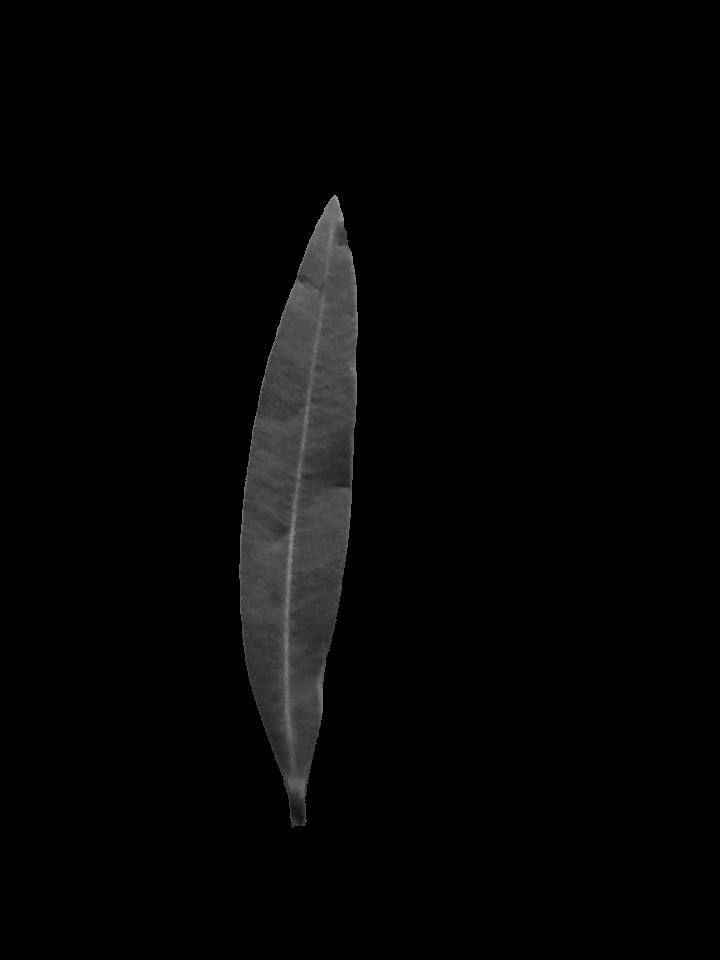
#> input picture data/script_trial/original/iPAD2_C08_EX04.JPG, 720 x 960 px, found by its file name; its folder holds only this picture in this run
$ python data_augment.py
#> lines starting #> are read from the running program, lines starting #| are printed output that depends on the picture
import os
import re
import matplotlib.pyplot as plt
from PIL import Image
from pathlib import Path
import numpy as np
import random


## Read data from UCI 2014 BW image files
path_to_original_dir = "data/script_trial/original"
path_to_generated_dir = "data/script_trial/generated"


for file_name in os.listdir(path_to_original_dir):

    full_file_path = "/".join([path_to_original_dir, file_name])
    if os.path.isfile(full_file_path) is not True:
        continue

    img_orig = Image.open(full_file_path)
#> img_orig is the input picture: PIL image 720x960 L; min 0, max 172, mean 4.9

    print(img_orig.getbands())
#| ('L',)

    x_min, y_min = [0] * 2
    x_max, y_max = img_orig.size
#> x_max = 720; y_max = 960

    xBound, yBound = img_orig.size
#> xBound = 720; yBound = 960

    for x_min in range(0, xBound):
        if len([y for y in range(0, yBound) if img_orig.getpixel((x_min, y))!=0]) != 0:
            break

    for x_max in range(xBound-1, -1, -1):
        if len([y for y in range(0, yBound) if img_orig.getpixel((x_max, y))!=0]) != 0:
            break

    for y_min in range(0, yBound):
        if len([x for x in range(0, xBound) if img_orig.getpixel((x, y_min))!=0]) != 0:
            break

    for y_max in range(yBound-1, -1, -1):
        if len([x for x in range(0, xBound) if img_orig.getpixel((x, y_max))!=0]) != 0:
            break

    print(file_name + " " + ", ".join(str(_) for _ in [x_min, x_max, y_min, y_max]))
#| iPAD2_C08_EX04.JPG 232, 359, 192, 831

    # Assert no empty images in the dataset
    assert(x_min <= x_max)
    assert(y_min <= y_max)

    x_img_len = x_max - x_min + 1
#> x_img_len = 128
    y_img_len = y_max - y_min + 1
#> y_img_len = 640

    x_reg_len = xBound - x_img_len
#> x_reg_len = 592
    y_reg_len = yBound - y_img_len
#> y_reg_len = 320

    img_content = img_orig.copy()
    img_content = img_content.crop(box=[x_min, y_min, x_max, y_max])
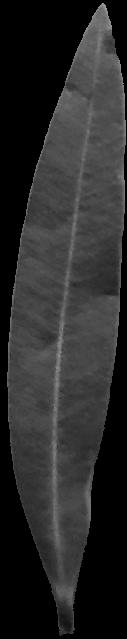
#> img_content: PIL image 127x639 L; min 0, max 172, mean 41.7

    img_content.show()

    for idx in range(0, 4):
        x_index = random.randrange(x_reg_len)
        y_index = random.randrange(y_reg_len)
        assert(x_index < x_reg_len)
        assert(y_index < y_reg_len)

        # create black new image
        img_displaced = Image.new('L', img_orig.size, color='black')

        # paste the content images
        img_displaced.paste(img_content, box=[x_index, y_index])
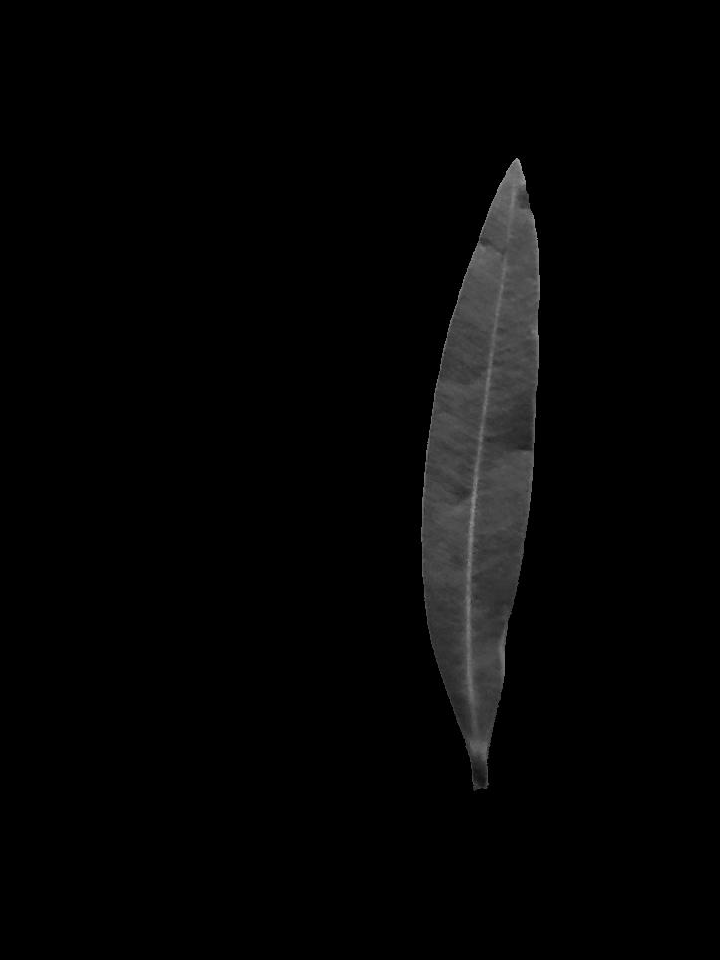
#> img_displaced: PIL image 720x960 L; min 0, max 172, mean 4.9
        #img_displaced.show()

print("finish")

$ run again, on data/script_trial/original/iPAD2_C14_EX05.JPG
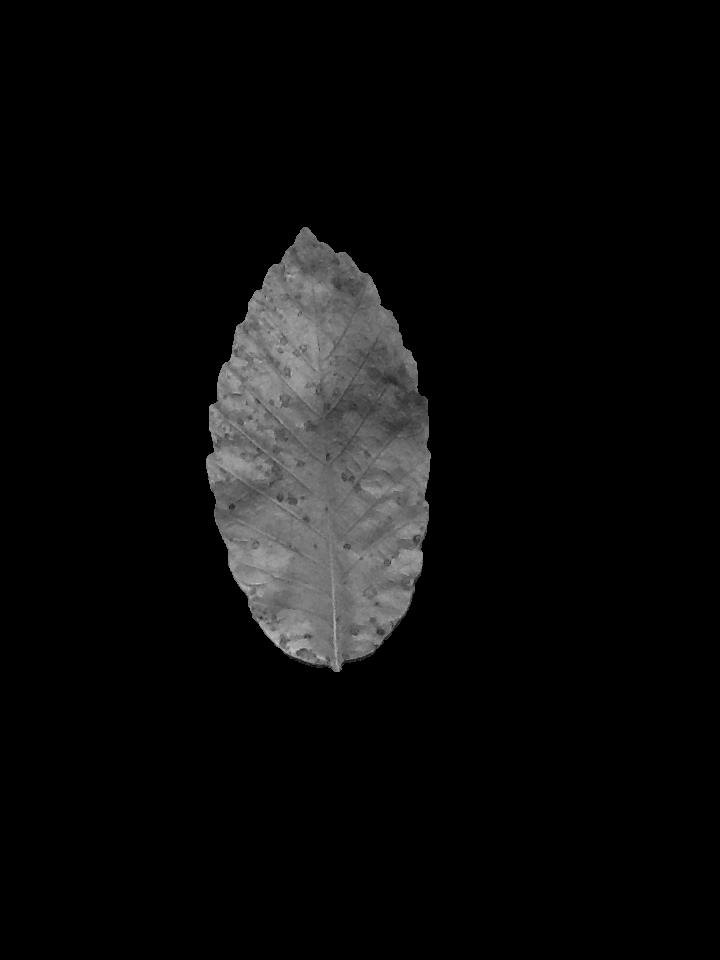
#> input picture data/script_trial/original/iPAD2_C14_EX05.JPG, 720 x 960 px, found by its file name
#> img_orig is the input picture: PIL image 720x960 L; min 0, max 204, mean 11.8
#| ('L',)
#| iPAD2_C14_EX05.JPG 200, 431, 224, 671
#> `img_content = img_content.crop(box=[x_min, y_min, x_max, y_max])`:
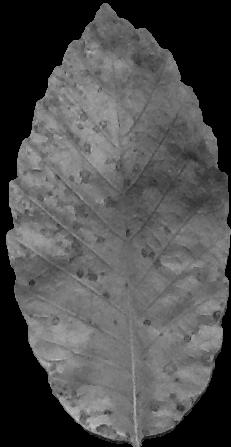
#> img_content: PIL image 231x447 L; min 0, max 204, mean 79.2
#> after the loop `for idx in range(0, 4):`:
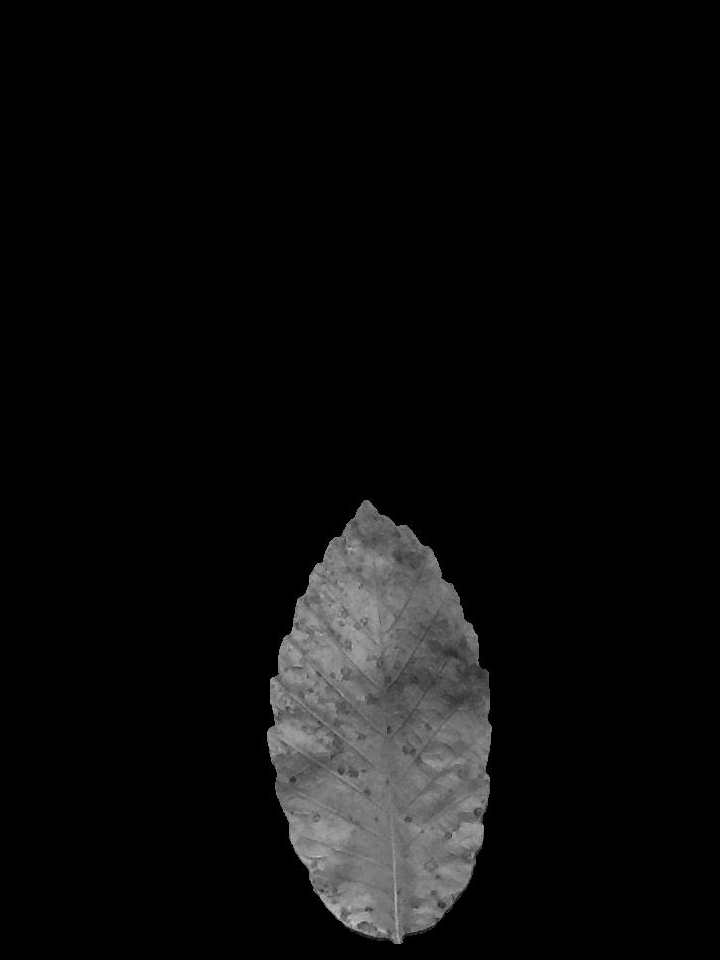
#> img_displaced: PIL image 720x960 L; min 0, max 204, mean 11.8

$ run again, on data/script_trial/original/iPAD2_C24_EX10.JPG
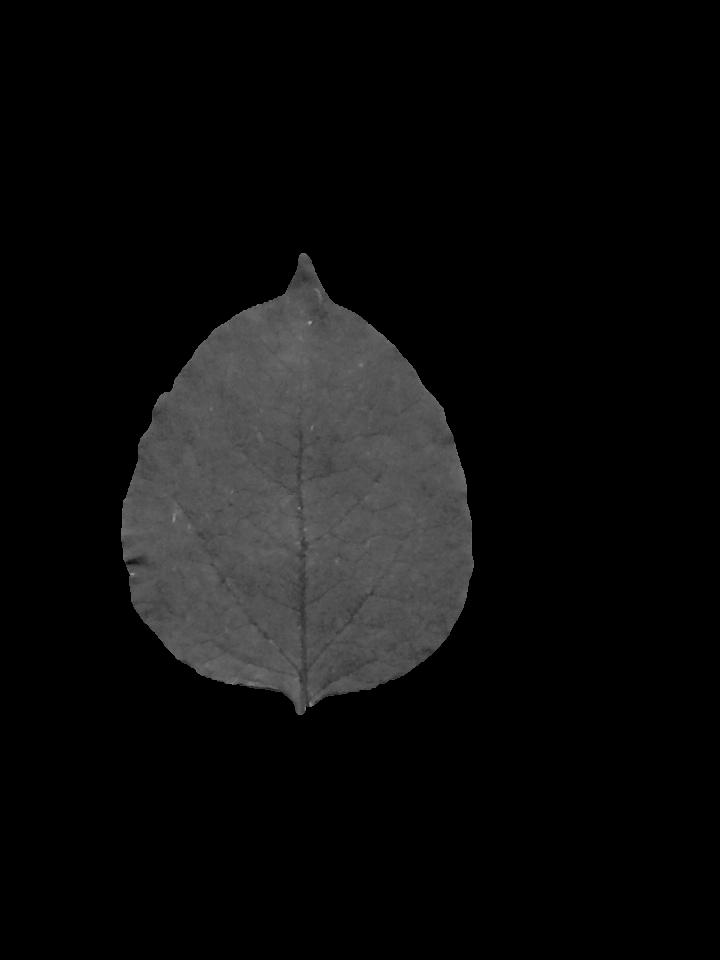
#> input picture data/script_trial/original/iPAD2_C24_EX10.JPG, 720 x 960 px, found by its file name
#> img_orig is the input picture: PIL image 720x960 L; min 0, max 162, mean 13.6
#| ('L',)
#| iPAD2_C24_EX10.JPG 120, 479, 248, 719
#> `img_content = img_content.crop(box=[x_min, y_min, x_max, y_max])`:
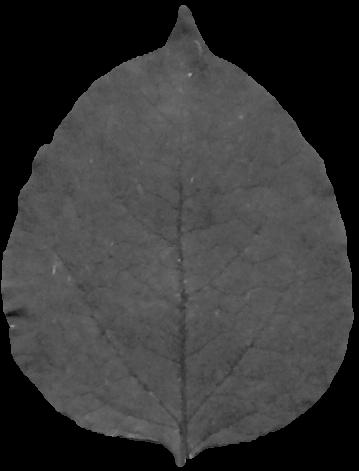
#> img_content: PIL image 359x471 L; min 0, max 162, mean 55.4
#> after the loop `for idx in range(0, 4):`:
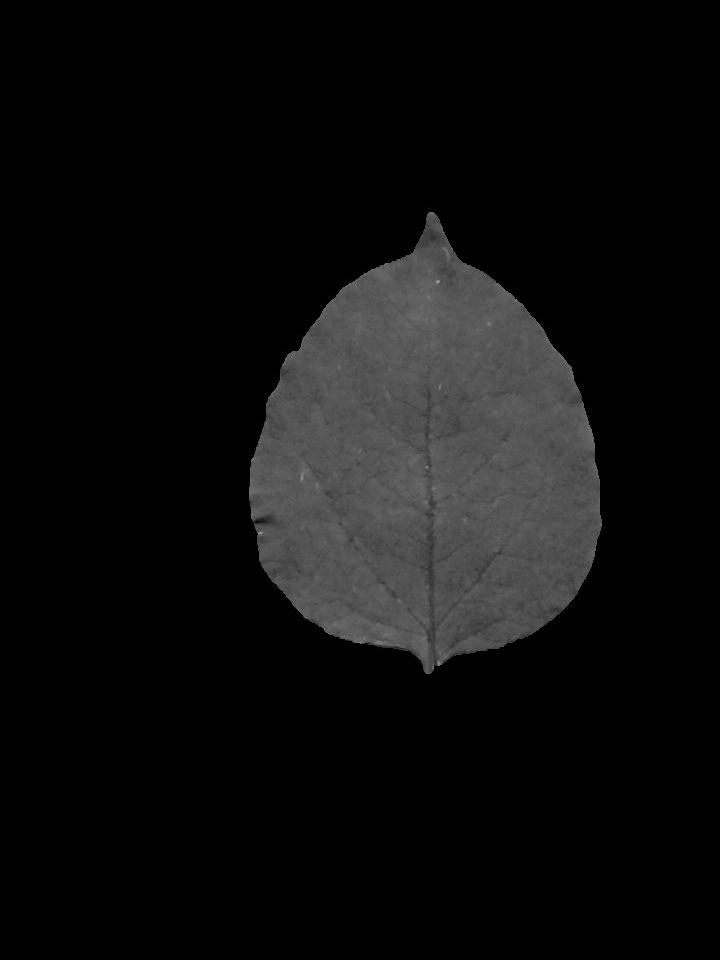
#> img_displaced: PIL image 720x960 L; min 0, max 162, mean 13.6

$ run again, on data/script_trial/original/iPAD2_C09_EX08.JPG
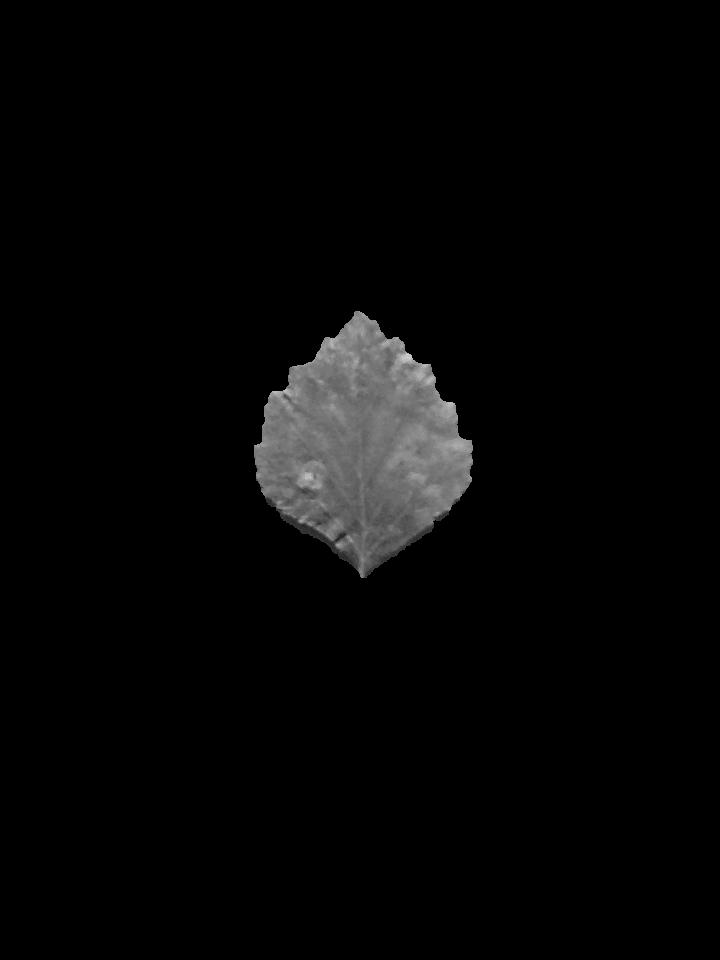
#> input picture data/script_trial/original/iPAD2_C09_EX08.JPG, 720 x 960 px, found by its file name
#> img_orig is the input picture: PIL image 720x960 L; min 0, max 221, mean 6.2
#| ('L',)
#| iPAD2_C09_EX08.JPG 248, 479, 304, 583
#> `img_content = img_content.crop(box=[x_min, y_min, x_max, y_max])`:
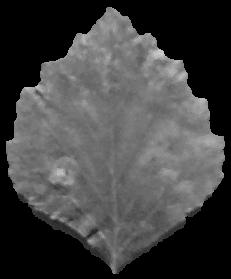
#> img_content: PIL image 231x279 L; min 0, max 221, mean 66.4
#> after the loop `for idx in range(0, 4):`:
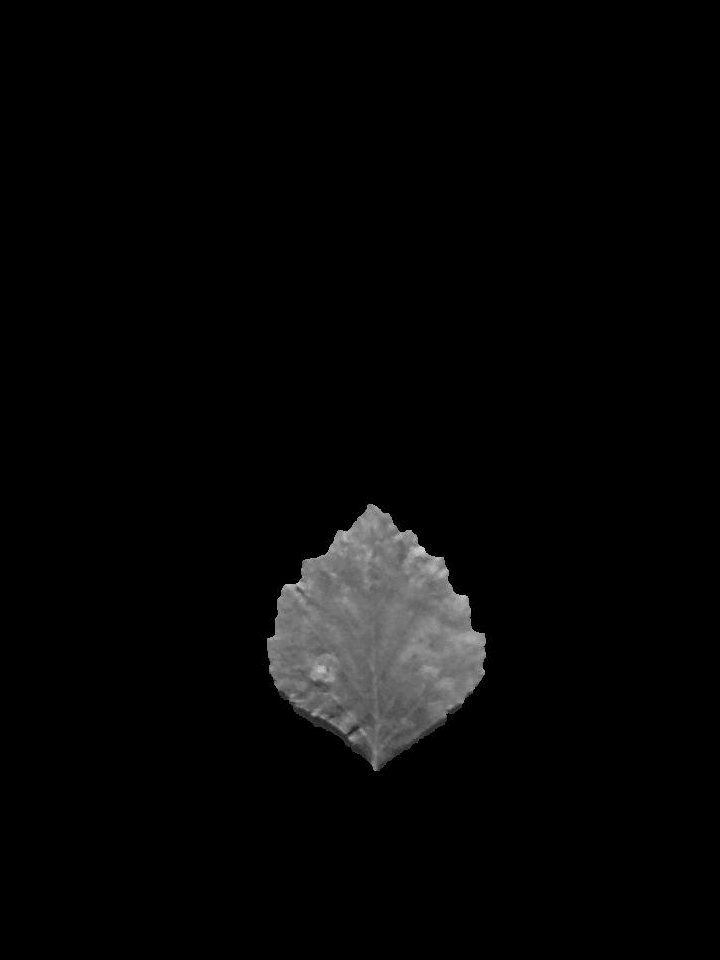
#> img_displaced: PIL image 720x960 L; min 0, max 221, mean 6.2
